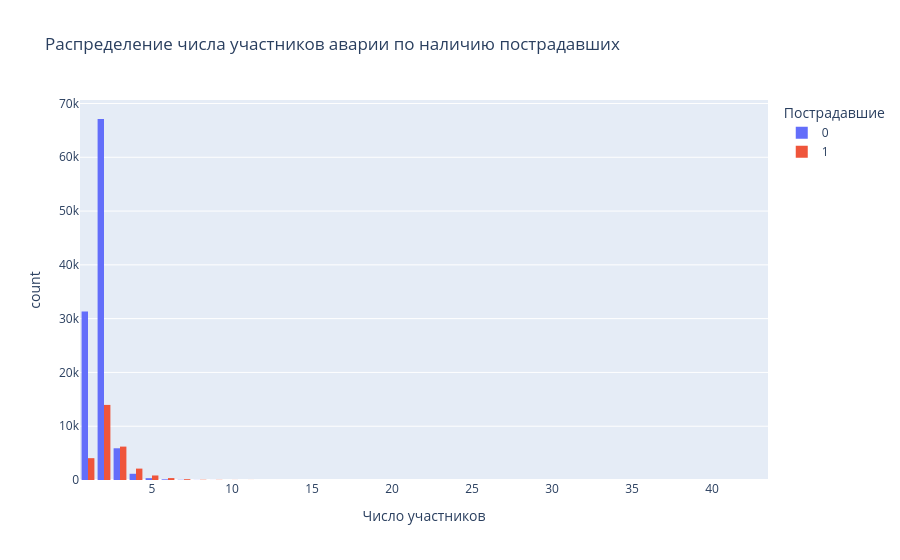

Source (notebook cell):
### Markdown cell above
Посмотрим как меняется количество пострадавших в аварии с увеличением числа участников

### Code cell
fig = px.histogram(df_model_clean,x='num_people',color='target',barmode='group',
    title='Распределение числа участников аварии по наличию пострадавших',
    labels={'num_people': 'Число участников', 'target': 'Пострадавшие'},
    nbins=43
)
fig.show()

### Figure 1 — Plotly figure (JSON) as saved in the notebook; plotly's stock layout.template omitted (floating-point values rounded to 4 significant figures; data arrays with more than 128 entries replaced by an {"elided": "..."} marker saying what was removed)
{"data": [{"alignmentgroup": "True", "bingroup": "x", "hovertemplate": "Пострадавшие=0<br>Число участников=%{x}<br>count=%{y}<extra></extra>", "legendgroup": "0", "marker": {"color": "#636efa", "pattern": {"shape": ""}}, "name": "0", "nbinsx": 43, "offsetgroup": "0", "orientation": "v", "showlegend": true, "type": "histogram", "x": {"elided": "106066 int values"}, "xaxis": "x", "yaxis": "y"}, {"alignmentgroup": "True", "bingroup": "x", "hovertemplate": "Пострадавшие=1<br>Число участников=%{x}<br>count=%{y}<extra></extra>", "legendgroup": "1", "marker": {"color": "#EF553B", "pattern": {"shape": ""}}, "name": "1", "nbinsx": 43, "offsetgroup": "1", "orientation": "v", "showlegend": true, "type": "histogram", "x": {"elided": "27807 int values"}, "xaxis": "x", "yaxis": "y"}], "layout": {"barmode": "group", "legend": {"title": {"text": "Пострадавшие"}, "tracegroupgap": 0}, "title": {"text": "Распределение числа участников аварии по наличию пострадавших"}, "xaxis": {"anchor": "y", "domain": [0, 1], "title": {"text": "Число участников"}}, "yaxis": {"anchor": "x", "domain": [0, 1], "title": {"text": "count"}}}}
